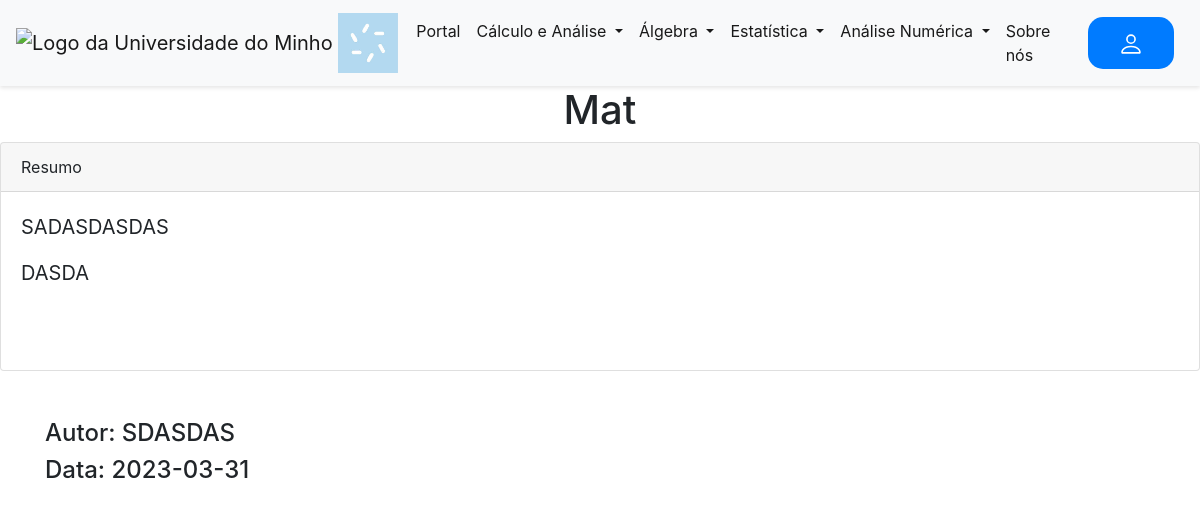
/post/1, run on the app's committed database.
### tables this page shows
CREATE TABLE posts
             (id INTEGER PRIMARY KEY AUTOINCREMENT,
              title TEXT,
              content TEXT,
              thumbnail_url TEXT,
              file_url TEXT,
              author TEXT,
              snapshots_1 TEXT,
              snapshots_2 TEXT,
              snapshots_3 TEXT,
              links TEXT,
              download TEXT,
              created_at TIMESTAMP DEFAULT CURRENT_TIMESTAMP);

### main.py (the view)
@app.route("/post/<int:post_id>")
def post(post_id):
    conn = sqlite3.connect("database.db")
    c = conn.cursor()
    c.execute("SELECT * FROM posts WHERE id=?", (post_id,))
    post = c.fetchone()
    conn.close()
    can_edit = False
    if 'email' in session and session['tipo'] == 'admin':
        can_edit = True
    return render_template("post.html", post=post, can_edit=can_edit)

### templates/post.html (shortened to what this page needs)
{% extends "base.html" %}
{% block content %}
<main>
  <article>
    <header class="text-center">
      <h1>{{ post[1] }}</h1>
    </header>
    <div class="card">
      <div class="card-header">
        Resumo
      </div>
      <div class="card-body">
        <blockquote class="blockquote mb-0">
          {{ post[2]|safe }}
        </blockquote>
      </div>
    </div>
    <div class="container">
      <br></br>
      <h4> Autor: {{post[5]}}</h4>
      <h4>Data: {{ post[11].split(' ')[0] }}</h4>
    </div>
  </article>
</main>
{% endblock %}

### data on the page
posts: title "Mat", content "SADASDASDAS DASDA", author "SDASDAS", created_at "2023-03-31"
